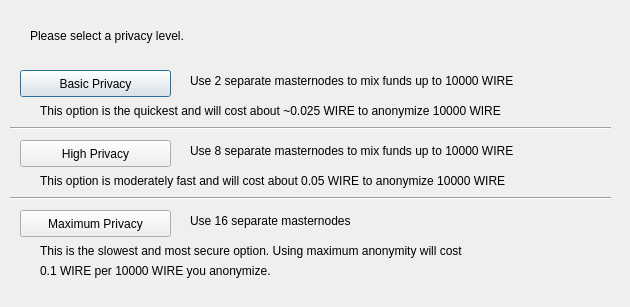
<?xml version="1.0" encoding="UTF-8"?>
<ui version="4.0">
 <class>ObfuscationConfig</class>
 <widget class="QDialog" name="ObfuscationConfig">
  <property name="geometry">
   <rect>
    <x>0</x>
    <y>0</y>
    <width>630</width>
    <height>307</height>
   </rect>
  </property>
  <property name="windowTitle">
   <string>Configure Obfuscation</string>
  </property>
  <widget class="QPushButton" name="buttonBasic">
   <property name="geometry">
    <rect>
     <x>20</x>
     <y>70</y>
     <width>151</width>
     <height>27</height>
    </rect>
   </property>
   <property name="text">
    <string>Basic Privacy</string>
   </property>
  </widget>
  <widget class="QPushButton" name="buttonHigh">
   <property name="geometry">
    <rect>
     <x>20</x>
     <y>140</y>
     <width>151</width>
     <height>27</height>
    </rect>
   </property>
   <property name="text">
    <string>High Privacy</string>
   </property>
  </widget>
  <widget class="QPushButton" name="buttonMax">
   <property name="geometry">
    <rect>
     <x>20</x>
     <y>210</y>
     <width>151</width>
     <height>27</height>
    </rect>
   </property>
   <property name="text">
    <string>Maximum Privacy</string>
   </property>
  </widget>
  <widget class="QLabel" name="label">
   <property name="geometry">
    <rect>
     <x>30</x>
     <y>20</y>
     <width>571</width>
     <height>31</height>
    </rect>
   </property>
   <property name="text">
    <string>Please select a privacy level.</string>
   </property>
  </widget>
  <widget class="QLabel" name="label_2">
   <property name="geometry">
    <rect>
     <x>190</x>
     <y>70</y>
     <width>421</width>
     <height>21</height>
    </rect>
   </property>
   <property name="text">
    <string>Use 2 separate masternodes to mix funds up to 10000 WIRE</string>
   </property>
  </widget>
  <widget class="QLabel" name="label_3">
   <property name="geometry">
    <rect>
     <x>190</x>
     <y>140</y>
     <width>411</width>
     <height>21</height>
    </rect>
   </property>
   <property name="text">
    <string>Use 8 separate masternodes to mix funds up to 10000 WIRE</string>
   </property>
  </widget>
  <widget class="QLabel" name="label_4">
   <property name="geometry">
    <rect>
     <x>190</x>
     <y>210</y>
     <width>421</width>
     <height>21</height>
    </rect>
   </property>
   <property name="text">
    <string>Use 16 separate masternodes</string>
   </property>
  </widget>
  <widget class="QLabel" name="label_6">
   <property name="geometry">
    <rect>
     <x>40</x>
     <y>100</y>
     <width>561</width>
     <height>21</height>
    </rect>
   </property>
   <property name="text">
    <string>This option is the quickest and will cost about ~0.025 WIRE to anonymize 10000 WIRE</string>
   </property>
  </widget>
  <widget class="QLabel" name="label_7">
   <property name="geometry">
    <rect>
     <x>40</x>
     <y>170</y>
     <width>561</width>
     <height>21</height>
    </rect>
   </property>
   <property name="text">
    <string>This option is moderately fast and will cost about 0.05 WIRE to anonymize 10000 WIRE</string>
   </property>
  </widget>
  <widget class="QLabel" name="label_8">
   <property name="geometry">
    <rect>
     <x>40</x>
     <y>240</y>
     <width>561</width>
     <height>21</height>
    </rect>
   </property>
   <property name="text">
    <string>This is the slowest and most secure option. Using maximum anonymity will cost</string>
   </property>
  </widget>
  <widget class="QLabel" name="label_9">
   <property name="geometry">
    <rect>
     <x>40</x>
     <y>260</y>
     <width>561</width>
     <height>21</height>
    </rect>
   </property>
   <property name="text">
    <string>0.1 WIRE per 10000 WIRE you anonymize.</string>
   </property>
  </widget>
  <widget class="Line" name="line">
   <property name="geometry">
    <rect>
     <x>10</x>
     <y>120</y>
     <width>601</width>
     <height>16</height>
    </rect>
   </property>
   <property name="orientation">
    <enum>Qt::Horizontal</enum>
   </property>
  </widget>
  <widget class="Line" name="line_2">
   <property name="geometry">
    <rect>
     <x>10</x>
     <y>190</y>
     <width>601</width>
     <height>16</height>
    </rect>
   </property>
   <property name="orientation">
    <enum>Qt::Horizontal</enum>
   </property>
  </widget>
 </widget>
 <resources/>
 <connections/>
</ui>
